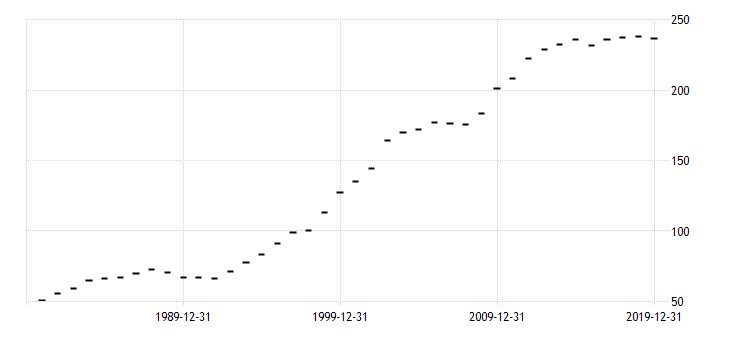
#> input picture 16_图表数据提取/japan-government-debt-to-gdp.png, 730 x 340 px
$ jupyter execute img_process.ipynb
#> lines starting #> are read from the running program, lines starting #| are printed output that depends on the picture; long printed decimals are rounded
[cell 1]
from PIL import Image

image=Image.open('./japan-government-debt-to-gdp.png')
#> image is the input picture: PIL image 730x340 RGBA; mean R, G, B, A 253.3, 253.3, 253.3, 255
width = image.width
#> width = 730
height = image.height
#> height = 340
print(width,height)
#| 730 340

[cell 2]
image_list = []
black_list=[]
for x in range(height):
    scanline_list = []
    for y in range(width):
        pixel = image.getpixel((y, x))
        scanline_list.append(pixel)
        if pixel==(0, 0, 0, 255):
#             print(x,y,pixel)
            black_list.append([x,y])

    image_list.append(scanline_list)
#> after the loop, black_list = 351 pairs, first value 15 to 320, second value 39 to 686; image_list = 340 items
# print(image_list)

[cell 3]
new_pic=Image.new('RGB',(width,height),(0,0,0))
#> new_pic: PIL image 730x340 RGB; every value is 0
pic=new_pic.load()
for pixel in black_list:
    pic[pixel[1],pixel[0]] = (0,255,0)     # 绿色
#> this loop made 351 passes
#> pixel on passes 1 to 3: [15, 673], [15, 674], [15, 679]
new_pic
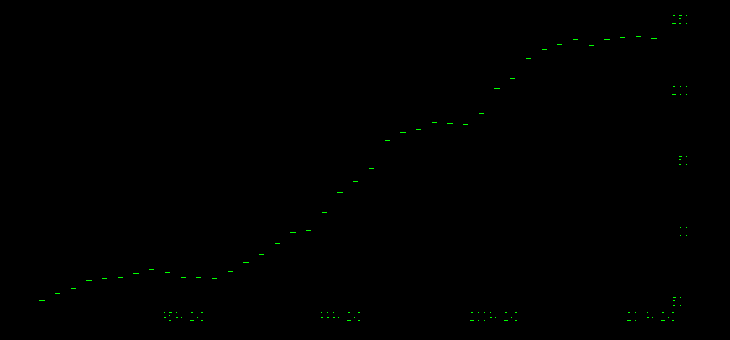
#> Out: PIL image 730x340 RGB; mean R, G, B 0, 0.4, 0

[cell 4]
new_pic=Image.new('RGB',(width,height),(0,0,0))
pic=new_pic.load()
for pixel in black_list:
    if pixel[1]>670 or pixel[0]>310:
        continue
    pic[pixel[1],pixel[0]] = (0,255,0)     # 绿色
new_pic

[cell 5]
new_pic=Image.new('RGB',(width,height),(0,0,0))
pic=new_pic.load()
data_coor=[]
for pixel in black_list:
    if pixel[1]>670 or pixel[0]>310:
        continue
    if [pixel[0],pixel[1]-1]in black_list:
#         print('xxx')
        continue
#     print(pixel)
    pic[pixel[1],pixel[0]] = (0,255,0)     # 绿色
    data_coor.append(pixel)
#> after the loop, data_coor = 40 pairs, first value 36 to 300, second value 39 to 651
print(data_coor)
#> (printed output is left out)
new_pic
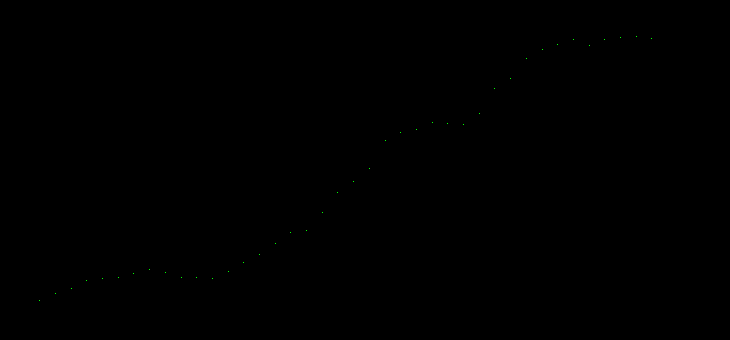
#> Out: PIL image 730x340 RGB; mean R, G, B 0, 0, 0

[cell 6]
import pandas as pd
coor_pd=pd.DataFrame(data_coor).sort_values(1,ascending=False)
#> coor_pd = table of 40 rows and 2 columns
coor_pd.index=[2019-i for i in range(len(coor_pd))]
coor_pd.columns=['width','height']
coor_pd.head()
#> Out = table of 5 rows and 2 columns

[cell 7]
actual_data=[236.6,238.2,237.6,235.6,231.3,236.1,232.5,229,222.1,207.9]

## 使用最近两年的值来估计

此处会发现年份越远误差越大，不可行

[cell 8]
y_coor_2019=coor_pd.loc[2019,'width']
#> y_coor_2019 = 38
y_coor_2018=coor_pd.loc[2018,'width']
#> y_coor_2018 = 36

print(y_coor_2019,y_coor_2018)
#| 38 36

real_2019=236.6
real_2018=238.2

a=(real_2019-real_2018)/(y_coor_2019-y_coor_2018)
#> a = -0.8
b=real_2019-a*y_coor_2019
#> b = 267
print(a,b)
#| -0.8 267.000

[cell 9]
data_pred=[]
for year_height in coor_pd['width']:
#     print(year_height,year_height*a+b)
    data_pred.append(year_height*a+b)
#> this loop made 40 passes
#> year_height on passes 1 to 12: 38, 36, 37, 39, 45, 39, 44, 49, 58, 78, 88, 113
#> after the loop, data_pred = 40 values, max 238.2 at index 1, min 27 at index 39, mean 126.2
coor_pd['pred']=data_pred
coor_pd.head()
#> Out = table of 5 rows and 3 columns

[cell 10]
import matplotlib.pyplot as plt
plt.plot(actual_data,label='actual')
plt.plot(coor_pd['pred'][:10].tolist(),label='predict')
plt.legend()
plt.show()
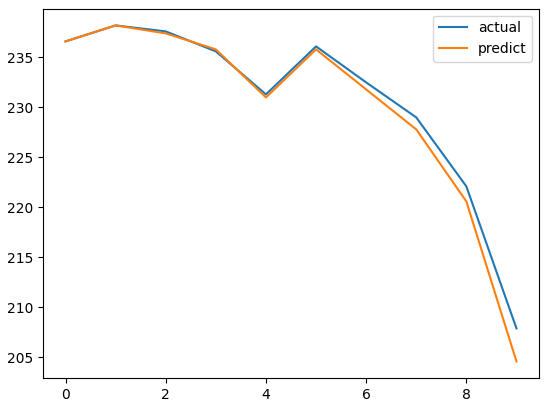
#> figure drawn by matplotlib, 1 panel; curve peaks at x = 1, y = 238.2; curve peaks at x = 1, y = 238.2

## 使用最大最小值来估算

[cell 11]
y_coor_max=min(coor_pd['width'])
#> y_coor_max = 36
y_coor_min=max(coor_pd['width'])
#> y_coor_min = 300

print(y_coor_2019,y_coor_2018)
#| 38 36

real_max=238.2
real_min=50.6

a=(real_max-real_min)/(y_coor_max-y_coor_min)
#> a = -0.711
b=real_max-a*y_coor_max
#> b = 263.8
print(a,b)
#| -0.7106 263.782

[cell 12]
data_pred=[]
for year_height in coor_pd['width']:
#     print(year_height,year_height*a+b)
    data_pred.append(year_height*a+b)
#> after the loop, data_pred = 40 values, max 238.2 at index 1, min 50.6 at index 39, mean 138.7
coor_pd['pred']=data_pred
print(coor_pd.head())
#|       width  height        pred
#| 2019     38     651  236.779
#| 2018     36     636  238.200
#| 2017     37     620  237.489
#| 2016     39     604  236.068
#| 2015     45     589  231.805
import matplotlib.pyplot as plt
import numpy as np
# plt.subplots(2,1)
plt.subplot(2,1,1)

plt.plot(actual_data,label='actual')
plt.plot(coor_pd['pred'][:10].tolist(),label='predict')
plt.legend()

plt.subplot(2,1,2)

plt.bar([i for i in range(10)],np.array(actual_data)-np.array(coor_pd['pred'][:10].tolist()))
plt.show()
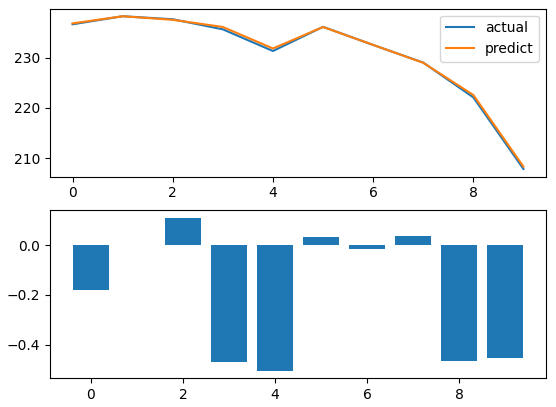
#> figure drawn by matplotlib, 2 panels; panel 1: curve peaks at x = 1, y = 238.2; panel 1: curve peaks at x = 1, y = 238.2; panel 2: tallest bar 0.111 high, from x = 1.6 to 2.4

## 下面的乱写的

[cell 13]
actual_pd=pd.DataFrame(actual_data,index=[2019-i for i in range(10)])
actual_pd

[cell 14]
coor_pd['actual']=actual_pd
coor_pd.drop('actual',axis=1,inplace=True)
coor_pd.head()
#> Out = table of 5 rows and 3 columns

[cell 15]
pd.concat([coor_pd,actual_pd],axis=1).head()
#> Out = table of 5 rows and 4 columns

[cell 16]
coor_pd.insert(0,'actual',actual_pd)
coor_pd.head()
#> Out = table of 5 rows and 4 columns
